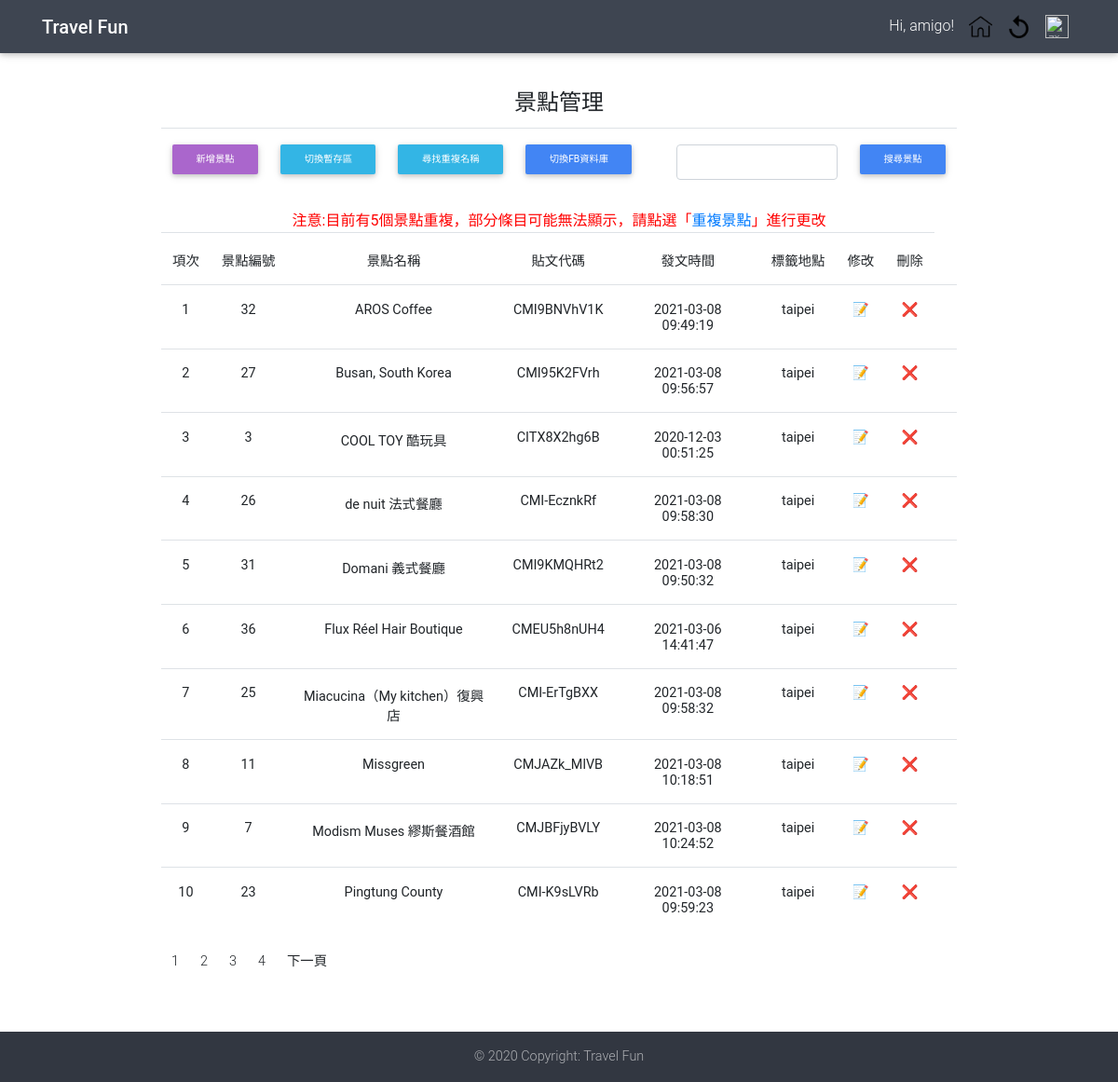
The app's page /platform/managesight.php (signed in) with its own data.
### tables this page shows
CREATE TABLE `sight` (
  `view_id` int(11) NOT NULL,
  `view_name` varchar(45) DEFAULT NULL,
  `shortcode` varchar(200) DEFAULT NULL,
  `timestamp` varchar(45) DEFAULT NULL,
  `tag_area` varchar(45) DEFAULT NULL,
  `source` int(3) NOT NULL,
  `status` int(1) DEFAULT NULL
);

### function.php (called while the page is built, shortened)
<?php
$facebookswitch=1;
?>

### platform/managesight.php (the view, shortened to what this page needs)
<?php
include '../function.php';
mysqli_query($con, "SET NAMES UTF8");
if (isset($_SESSION['user_id'])) {
    $sql = "SELECT Authority FROM user WHERE user_id = '" . $_SESSION["user_id"] . "'";
} else {
    header("Location: ../login.php");
}
if ($_GET['repeat'] != true) {
    $sql   = "SELECT `view_id`,`view_name`, `shortcode`, `timestamp`, `tag_area`,`status`  FROM `sight`";
    if ($_GET['mode'] == 1) {
        if (isset($_GET['tag'])) {
            $sql  .= " where `tag_area`='" . $_GET['tag'] . "' ";
            if($_GET['source']=="FaceBook")
            {$sql .=" and source=1";}
            else
            {$sql .=" and source=0";}
            $sql .="and status is null or status !=1";
        } else
        $sql  .= " WHERE ";
        if($_GET['source']=="FaceBook")
        {$sql .=" source=1 and ";}
        else
        {$sql .=" source=0 and ";}
        $sql .="status is null or status !=1";
    } else {
        if (isset($_GET['search'])) {
            $name = strip_tags($_GET['search']);
            $sql .= " where `view_name` like '%$name%' and status =1 ";
        } else {
            $sql  .= " WHERE status =1";
        }
    }
    if($_GET['source']=="FaceBook")
    {$sql .=" and source=1";}
    else
    {$sql .=" and source=0";}
    $sql .= " group by `view_name` having count(1)";
}
$query = mysqli_query($con, $sql);
$records_per_page = 10;
if (isset($_GET["page"]))
    $page = $_GET["page"];
else
    $page = 1;
$total_records = mysqli_num_rows($query);
$total_pages = ceil($total_records / $records_per_page);
$started_record = $records_per_page * ($page - 1);
if ($total_records != 0)
    mysqli_data_seek($query, $started_record);
$repeatsql = "SELECT * FROM `sight` where ";
    if($_GET['source']=="FaceBook")
    {$repeatsql .=" source=1";}
    else
    {$repeatsql .=" source=0";}
$repeatsql .=" and `view_name` in (SELECT `view_name` FROM `sight` ";
    if($_GET['source']=="FaceBook")
    {$repeatsql .=" where source=1";}
    else
    {$repeatsql .=" where source=0";}
$repeatsql .=" group by `view_name` HAVING count(`view_name`)>1)";
$repeatquery = mysqli_query($con, $repeatsql);
$repeattotal_records = mysqli_num_rows($repeatquery);
if ($repeattotal_records > 0) {
    $repeatmessage = "<b style='color:red;'>注意:目前有" . $repeattotal_records . "個景點重複，部分條目可能無法顯示，請點選「<a href='?repeat=true";
    if($_GET['source']=="FaceBook")
    {$repeatmessage .=  "&source=FaceBook'>重複景點</a>」進行更改</b>";}
    else
    {{$repeatmessage .=  "'>重複景點</a>」進行更改</b>";}}
}
        if (!empty($_GET["repeat"])) {
            $echomode = "repeat=true".$facebooklink."&page=";
        } else {
            $echomode = $facebooklink."page=";
        }
?>
<html>
<head>
    <link rel="stylesheet" href="https://stackpath.bootstrapcdn.com/bootstrap/4.4.1/css/bootstrap.min.css">
    <link rel="stylesheet" href="../css/mdb.min.css">
    <link rel='stylesheet' href='https://rawgit.com/adrotec/knockout-file-bindings/master/knockout-file-bindings.css'>
    <link rel="stylesheet" href="../css/addsight.css">
</head>
<body>
    <header>
        <nav class="navbar navbar-expand-lg navbar-dark fixed-top stylish-color-dark">
            <div class="container">
                <a class="navbar-brand" href="index.php"><strong>Travel Fun</strong></a>
                <div class="collapse navbar-collapse justify-content-end" id="navbarSupportedContent">
                    <ul class="navbar-nav">
                        <?php if (isset($_SESSION['user_id'])) { ?>
                            <li class="nav-item p-0"><a class="nav-link disabled">Hi, <?php echo $_SESSION['user_name']; ?>!</a></li>
                        <?php } else  ?>
                        <li class="nav-link p-0"> <a class="nav-link" href="index.php"><img src="../image/home.png" alt="目錄" height="25" width="25"></a> </li>
                        <li class="nav-link p-0"> <a class="nav-link" href="../index.php"><img src="../image/return.png" alt="返回使用者介面" height="25" width="25"></a> </li>
                        <li class="nav-link p-0"> <a class="nav-link" href="../logout.php"><img src="../image/logout.png" alt="登出" height="25" width="25"></a> </li>
                    </ul>
                </div>
            </div>
        </nav>
    </header>
    <main>
        <div class="py-md-5">
            <div class="container">
                <div class="row">
                    <div class="text-center p-5 col-lg-10 offset-lg-1">
                        <h4 class="text-center card-title"><b><?php if (isset($_GET['search'])) {
                                                                    echo $facebookname."關鍵字:" . $_GET['search'];
                                                                } else if ($_GET['mode'] == 1) {if($_GET['source']=="FaceBook") echo "FB景點暫存區"; else echo "IG景點暫存區";}
                                                                else if ($_GET['repeat'] == true) {
                                                                    echo $facebookname."重複名稱景點";
                                                                } else {
                                                                    echo $facebookname."景點管理";
                                                                } ?></b></h4>
                        <table class="table">
                            <tr>
                                <td><input style="white-space:nowrap" class="btn btn-secondary btn-block btn-sm" type="button" value="新增景點" onclick="location.href='addsight.php'" /></td>
                                <?php if ($_GET['mode'] == 1) { ?> <td><input style="white-space:nowrap" class="btn btn-info btn-block btn-sm" type="button" value="切換景點管理" onclick="location.href='managesight.php<?php echo "?" .$facebooklink; ?>'" /></td> <?php } else { ?>
                                    <td>
                                        <nobr><input style="white-space:nowrap" class="btn btn-info btn-block btn-sm" type="button" value="切換暫存區" onclick="location.href='managesight.php?mode=1<?php echo $facebooklink; ?>'" />
                                    </td>
                                    </nobr><?php } ?>
                                <?php if ($_GET['repeat'] == true) { ?> <td><input style="white-space:nowrap" class="btn btn-info btn-block btn-sm" type="button" value="切換景點管理" onclick="location.href='managesight.php<?php echo "?" .$facebooklink; ?>'" /></td> <?php } else { ?>
                                    <td><input style="white-space:nowrap" class="btn btn-info btn-block btn-sm" type="button" value="尋找重複名稱" onclick="location.href='managesight.php?repeat=true<?php echo "?" .$facebooklink; ?>'" /></td> <?php } ?>
                                    <?php if($facebookswitch==1){if ($_GET['source'] == "FaceBook") { ?><td><input style="white-space:nowrap" class="btn btn-primary btn-block btn-sm" type="button" value="切換IG資料庫" onclick="location.href='?source=Instagram'" /></td> <?php } else { ?>
                                    <td><input style="white-space:nowrap" class="btn btn-primary btn-block btn-sm" type="button" value="切換FB資料庫" onclick="location.href='?source=FaceBook'" /></td> <?php } }?>
                                <td>
                                    <form class="" role="form" action="<?php echo $_SERVER['PHP_SELF']; ?>" method="get" name="form">
                                <td Width="300"><input type="text" name="search" class="form-control" required /></td>
                                <td><button style="white-space:nowrap" class="btn btn-primary btn-block btn-sm" type="submit">搜尋景點</button></td>
                                </form>
                                </td>
                            </tr>
                        </table>
                        <span class="text-danger"><?php if (!isset($_GET['repeat'])) {
                                                        if (isset($repeatmessage)) {
                                                            echo $repeatmessage;
                                                        }
                                                    } ?></span>
                        <table class="table">
                            <thead>
                                <tr align="center" valign="center">
                                    <td>
                                        <nobr>項次</nobr>
                                    </td>
                                    <td>
                                        <nobr>景點編號</nobr>
                                    </td>
                                    <td>
                                        <nobr>景點名稱</nobr>
                                    </td>
                                    <td>
                                        <nobr>貼文代碼</nobr>
                                    </td>
                                    <td>
                                        <nobr>發文時間</nobr>
                                    </td>
                                    <td>
                                        <nobr>標籤地點</nobr>
                                    </td>
                                    <td>
                                        <nobr>修改</nobr>
                                    </td>
                                    <td>
                                        <nobr>刪除</nobr>
                                    </td>
                                </tr>
                            </thead>
                            <tbody>
                                <?php
                                if (isset($_GET['page'])) {
                                    $s = ($_GET['page'] - 1) * $records_per_page + 1;
                                } else {
                                    $s = 1;
                                }
                                $j = 1;
                                while ($row = mysqli_fetch_row($query) and $j <= $records_per_page) {
                                    $view_id      = $row[0];
                                    $view_name    = $row[1];
                                    $shortcode     = $row[2];
                                    $timestamp    = $row[3];
                                    $tag_area     = $row[4];
                                    $a = "<b style='color:red;'>" . $_GET['search'] . "</b>";
                                ?>
                                    <tr align="center" valign="center">
                                        <th><?php echo $s; ?></th>
                                        <th><?php echo $view_id; ?></th>
                                        <th><?php echo "<a href=https://www.instagram.com/p/" . $shortcode . ">" . str_ireplace($_GET['search'], $a, $view_name)  . "</a>"; ?></th>
                                        <th><?php echo $shortcode; ?></th>
                                        <th><?php if (isset($timestamp)) {
                                                echo  date("Y-m-d H:i:s", $timestamp);
                                            } else {
                                                echo "";
                                            } ?></th>
                                        <th><?php echo "<a href=?tag=" . $tag_area . ">" . $tag_area . "</a>";  ?></th>
                                        <th><?php echo "<a href=modifysights.php?view_id=" . intval($view_id) . "> 📝</a>" ?></th>
                                        <th><?php echo "<a href=?delete=" . intval($view_id) . "> ❌</a>";  ?></th>
                                        <?php if ($_GET['repeat'] == true) { ?>
                                            <td>
                                                <?php if ($view_id != $checkid) {
                                                    echo "<b style='color:red;'><nobr>景點重複<br>無法顯示</nobr></b>";
                                                } ?>
                                            </td>
                                        <?php } ?><th>
                                        <?php $j++;
                                        $s++;
                                    } ?>
                                    </tr>
                            </tbody>
                        </table>
                        <ul class="pagination">
                            <li class="page-item">
                                <?php
                                echo "<p align='center'>";
                                if ($total_pages > 1) {
                                    for ($i = $page; $i <= min($total_pages, $page + 9); $i++) {
                                        if ($i == $page)
                                            echo "<li class='page-item'><a class='page-link' >$i</a></li> ";
                                        else
                                            echo "<li class='page-item'><a class='page-link' href='managesight.php?$echomode$i'>$i</a></li> ";
                                    }
                                    if ($page < $total_pages) {
                                        echo "<li class='page-item'><a class='page-link' href='managesight.php?$echomode" . ($page + 1) . "'>下一頁</a></li>";
                                        echo "</p>";
                                    }
                                }
                                ?>
                            </li>
                        </ul>
                    </div>
                </div>
            </div>
    </main>
    <footer class="page-footer font-small stylish-color-dark fixed-bottom">
        <div class="footer-copyright text-center py-3">© 2020 Copyright: Travel Fun</div>
    </footer>
</body>
</html>

### css/addsight.css (style rules this page uses)
html, body { height: 100%; background-image: url("../image/background_night_image.jpg"); background-attachment: fixed; background-position: center; background-repeat: no-repeat; background-size: cover; }

### records on screen
sight: view_id "32", view_name "AROS Coffee", shortcode "CMI9BNVhV1K", timestamp "2021-03-08 09:49:19", tag_area "taipei"
sight: view_id "27", view_name "Busan, South Korea", shortcode "CMI95K2FVrh", timestamp "2021-03-08 09:56:57", tag_area "taipei"
sight: view_id "3", view_name "COOL TOY 酷玩具", shortcode "CITX8X2hg6B", timestamp "2020-12-03 00:51:25", tag_area "taipei"
sight: view_id "26", view_name "de nuit 法式餐廳", shortcode "CMI-EcznkRf", timestamp "2021-03-08 09:58:30", tag_area "taipei"
sight: view_id "31", view_name "Domani 義式餐廳", shortcode "CMI9KMQHRt2", timestamp "2021-03-08 09:50:32", tag_area "taipei"
sight: view_id "36", view_name "Flux Réel Hair Boutique", shortcode "CMEU5h8nUH4", timestamp "2021-03-06 14:41:47", tag_area "taipei"
sight: view_id "25", view_name "Miacucina（My kitchen）復興店", shortcode "CMI-ErTgBXX", timestamp "2021-03-08 09:58:32", tag_area "taipei"
sight: view_id "11", view_name "Missgreen", shortcode "CMJAZk_MlVB", timestamp "2021-03-08 10:18:51", tag_area "taipei"
sight: view_id "7", view_name "Modism Muses 繆斯餐酒館", shortcode "CMJBFjyBVLY", timestamp "2021-03-08 10:24:52", tag_area "taipei"
sight: view_id "23", view_name "Pingtung County", shortcode "CMI-K9sLVRb", timestamp "2021-03-08 09:59:23", tag_area "taipei"

### other values on screen
$_SESSION['user_name'] "amigo"
$repeattotal_records "5"
